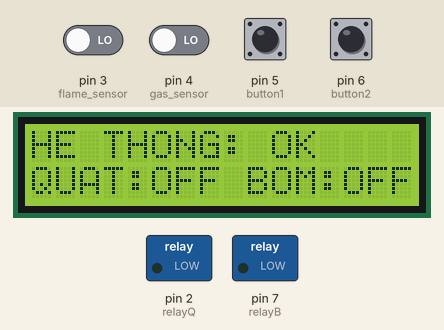
The sketch below on a simulated Arduino Uno, built with avr-gcc and run on an emulated ATmega328P. Shown: 16×2 character LCD, switched loads named in the sketch (green lamp = pin HIGH). The test bench sets the inputs (shaded band); at power-on: pin 5 (button1), pin 6 (button2) HIGH, pin 3 (flame_sensor), pin 4 (gas_sensor) LOW.

Above: at 2.2 s.
2.3 s: pin 5 (button1) pulled LOW for 0.15 s
At 2.78 s:
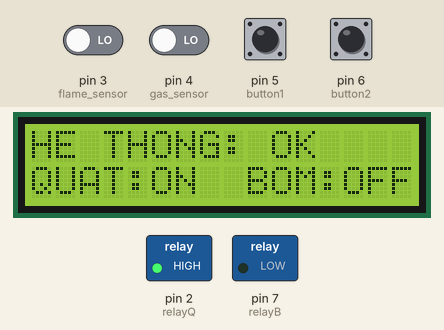
4.5 s: pin 6 (button2) pulled LOW for 0.15 s
At 4.94 s:
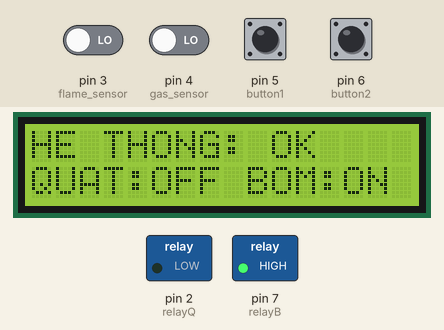
6.6 s: pin 3 (flame_sensor) driven HIGH
At 7.1 s:
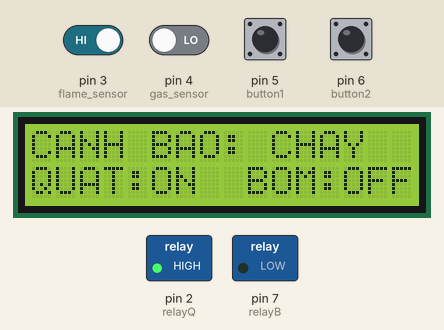
8.2 s: pin 4 (gas_sensor) driven HIGH
At 9.5 s:
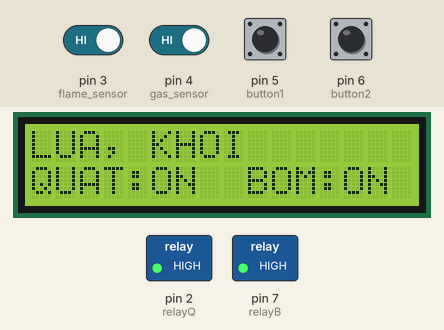
9.8 s: pin 3 (flame_sensor) driven LOW
At 11.5 s:
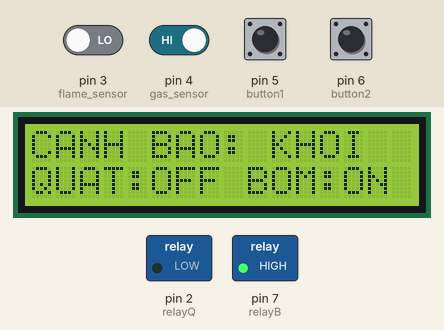
11.8 s: pin 4 (gas_sensor) driven LOW
At 12.8 s:
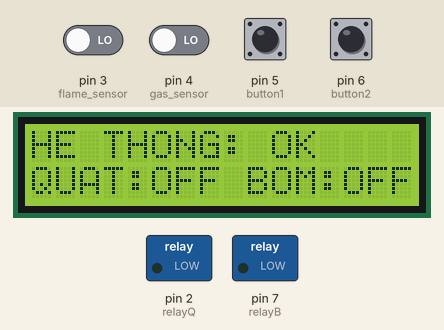
Timing chart, 0 to 14.8 s (numbered marks = the images above; inputs shaded):
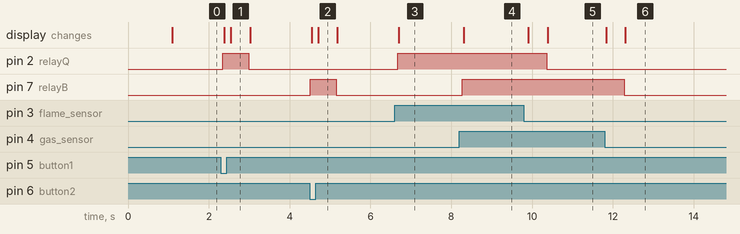

Measured:
- after the input at 2.3 s, pin 2 (relayQ): LOW → HIGH after 0.05 s, → LOW 0.64 s later; the display: first changes after 0.08 s (image 1 shows a later state)
- after the input at 4.5 s, pin 7 (relayB): LOW → HIGH at once, → LOW 0.64 s later; the display: first changes at once (image 2 shows a later state)
- after the input at 6.6 s, pin 2 (relayQ): LOW → HIGH after 0.08 s; the display: changes after 0.11 s (image 3)
- after the input at 8.2 s, pin 7 (relayB): LOW → HIGH after 0.08 s; the display: changes after 0.11 s (image 4)
- after the input at 9.8 s, pin 2 (relayQ): HIGH → LOW after 0.56 s; the display: first changes after 0.11 s (image 5 shows a later state)
- after the input at 11.8 s, pin 7 (relayB): HIGH → LOW after 0.48 s; the display: first changes at once (image 6 shows a later state)
- what the display in image 1 shows lasts 0.5 s, from 2.5 s to 3.0 s

The sketch:

sketch_apr16a.ino
```cpp
#include <Wire.h>
#include <LiquidCrystal_I2C.h>

LiquidCrystal_I2C lcd(0x27, 16, 2);
unsigned long preTimeQ = 0;
unsigned long preTimeB = 0;
const long interval = 500;

const int relayQ = 2;
const int relayB = 7;
const int flame_sensor = 3;
const int gas_sensor = 4;
const int button1 = 5;
const int button2 = 6;

void setup() {
  lcd.init();
  lcd.backlight();
  pinMode(relayQ, OUTPUT);
  pinMode(relayB, OUTPUT);
  digitalWrite(relayQ, LOW);
  digitalWrite(relayB, LOW);
  pinMode(flame_sensor, INPUT);
  pinMode(gas_sensor, INPUT);
  pinMode(button1, INPUT_PULLUP);
  pinMode(button2, INPUT_PULLUP);

  lcd.print("OK");
  delay(1000);
  lcd.clear();
}

void loop() {
  unsigned long currentTime = millis();

  bool coLua = (digitalRead(flame_sensor) == HIGH || digitalRead(button1) == LOW);
  bool coKhoi = (digitalRead(gas_sensor) == HIGH || digitalRead(button2) == LOW);

  if (coLua) {
    digitalWrite(relayQ, HIGH);
    preTimeQ = currentTime;
  } else {
    if (currentTime - preTimeQ >= interval) {
      digitalWrite(relayQ, LOW);
    }
  }

  if (coKhoi) {
    digitalWrite(relayB, HIGH);
    preTimeB = currentTime;
  } else {
    if (currentTime - preTimeB >= interval) {
      digitalWrite(relayB, LOW);
    }
  }
lcd.setCursor(0, 0);
  if (coLua && coKhoi) {
    lcd.print("LUA, KHOI      ");
  }
  else if (coLua) {
    lcd.print("CANH BAO: CHAY ");
  }
  else if (coKhoi) {
    lcd.print("CANH BAO: KHOI ");
  }
  else {
    lcd.print("HE THONG: OK   ");
  }

  lcd.setCursor(0, 1);
  if (digitalRead(relayQ)) {
    lcd.print("QUAT:ON  ");
  }
  else {
    lcd.print("QUAT:OFF ");
  }

  if (digitalRead(relayB)) {
    lcd.print("BOM:ON ");
  }
  else {
    lcd.print("BOM:OFF");
  }
  delay(50);
}
```
